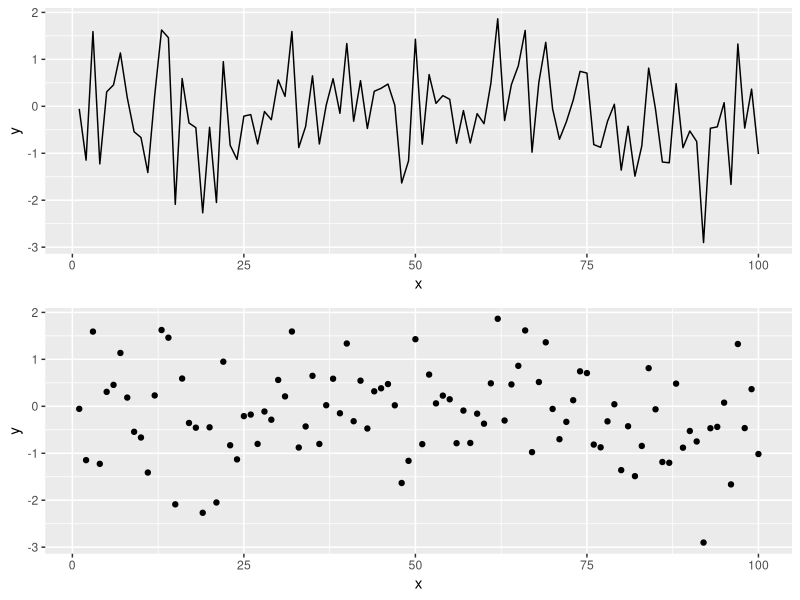

Recreate this plot in R. (Note: this script raises an error after producing the figure.)
## ---- chunk 1
knitr::opts_chunk$set(echo = TRUE, fig.width = 8, fig.height = 8, fig.alig = "center") 
## ---- chunk 2
library(tidyverse)
library(gridExtra)
## ---- chunk 3
# Simulating data according to a normal distribution
x <- seq(1:100)
y <- rnorm(100) # Generating data form a normal distribution with mean 0 and variance 1
data <- data.frame(x = x, y = y ) # Creating a data frame
p1 = ggplot(data, aes(x= x, y = y)) +
geom_line()
p2 = ggplot(data, aes(x= x, y = y)) +
geom_point()
grid.arrange(p1, p2)
## ---- chunk 4
knitr::include_graphics("fig/Luna_cat.png")
